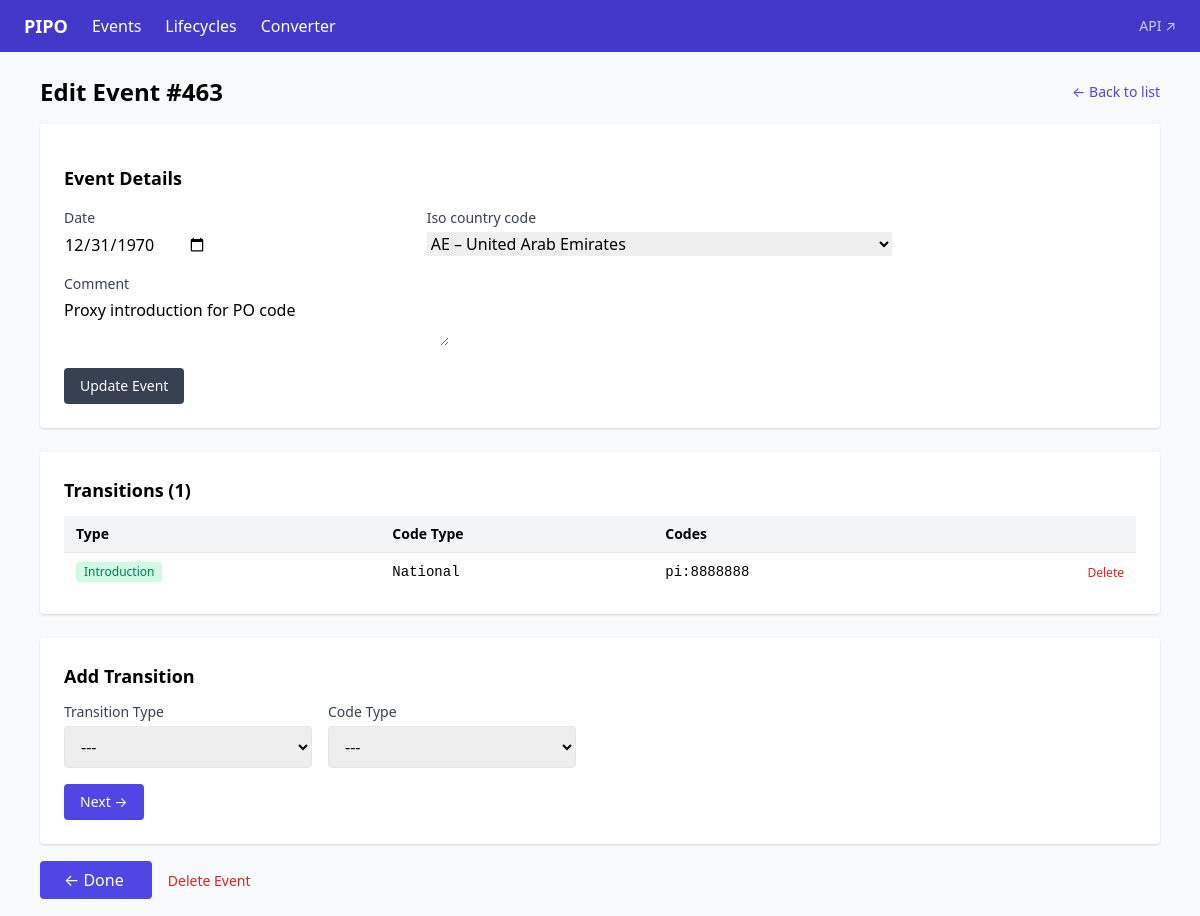
/events/463/edit/, run on the app's committed database.
### events/models.py (models this page shows, shortened)
class Event(models.Model):
    date = models.DateField()
    iso_country_code = models.ForeignKey(
        Country, on_delete=models.PROTECT, db_column="iso_country_code",
    )
    comment = models.TextField(blank=True, default="")
    created_by = models.ForeignKey(
        settings.AUTH_USER_MODEL, on_delete=models.SET_NULL, null=True, blank=True
    )
    created_at = models.DateTimeField(auto_now_add=True)
    updated_at = models.DateTimeField(auto_now=True)
    class Meta:
        ordering = ["-date", "-created_at"]
        indexes = [
            models.Index(fields=["iso_country_code"]),
            models.Index(fields=["date"]),
        ]

class CodeTransition(models.Model):
    event = models.ForeignKey(Event, on_delete=models.CASCADE, related_name="transitions")
    code_type = models.ForeignKey(CodeType, on_delete=models.PROTECT, related_name="transitions")
    type = models.CharField(max_length=7, choices=TransitionType.choices)
    class Meta:
        indexes = [
            models.Index(fields=["type"]),
        ]

class CodeType(models.Model):
    id = models.CharField(max_length=10, primary_key=True)
    type = models.CharField(max_length=50)
    def __str__(self):
        return self.type

class Introduction(models.Model):
    code_transition = models.OneToOneField(
        CodeTransition, on_delete=models.CASCADE, related_name="introduction"
    )
    pi_code = models.BigIntegerField()

### events/frontend_views.py (the view)
# urls.py: path("events/<int:pk>/edit/", event_edit_view, name="event-edit"),
def event_edit_view(request, pk):
    event = get_object_or_404(Event, pk=pk)
    transitions = event.transitions.select_related(
        "code_type", "introduction", "discontinuation", "pipo"
    ).order_by("pk")
    tform_errors = []
    if request.method == "POST":
        action = request.POST.get("action", "")
        if action == "update_event":
            form = EventForm(request.POST, instance=event)
            if form.is_valid():
                form.save()
                recompute_lifecycles(iso_country_code=event.iso_country_code)
                return redirect("event-edit", pk=event.pk)
        else:
            form = EventForm(instance=event)
        if action == "add_transition":
            tform = TransitionForm(request.POST)
            if tform.is_valid():
                try:
                    tform.save(event)
                except ValidationError as e:
                    tform_errors = e.messages
                else:
                    return redirect("event-edit", pk=event.pk)
            else:
                tform_errors = [
                    msg
                    for errors in tform.errors.values()
                    for msg in errors
                ]
                tform = TransitionForm()
        else:
            tform = TransitionForm()
    else:
        form = EventForm(instance=event)
        tform = TransitionForm()
    return render(request, "events/edit.html", {
        "event": event,
        "form": form,
        "tform": tform,
        "transitions": transitions,
        "tform_errors": tform_errors,
        "title": "Edit Event",
    })

### events/forms.py (shortened to what this page needs)
class EventForm(forms.ModelForm):
    class Meta:
        model = Event
        fields = ["date", "iso_country_code", "comment"]
        widgets = {
            "date": forms.DateInput(attrs={"type": "date"}),
            "comment": forms.Textarea(attrs={"rows": 2}),
        }

class TransitionForm(forms.Form):
    type = forms.ChoiceField(
        choices=[("" , "---")] + list(TransitionType.choices),
        widget=forms.Select(attrs={"class": "border rounded px-3 py-2 w-full"}),
    )
    code_type = forms.ModelChoiceField(
        queryset=CodeType.objects.all(),
        empty_label="---",
        widget=forms.Select(attrs={"class": "border rounded px-3 py-2 w-full"}),
    )
    pi_code = forms.IntegerField(required=False)
    po_code = forms.IntegerField(required=False)
    proxy_introduction = forms.BooleanField(required=False, initial=False)
    proxy_po = forms.BooleanField(required=False, initial=False)
    discontinue_po = forms.BooleanField(required=False, initial=True)

### events/models.py (called while the page is built)
    def __str__(self):
        return f"{self.code} – {self.name}"

### events/templates/events/edit.html (shortened to what this page needs)
{% extends "base.html" %}
{% block content %}
<div class="flex justify-between items-center mb-4">
    <h1 class="text-2xl font-bold">Edit Event #{{ event.pk }}</h1>
    <a href="{% url 'event-list' %}" class="text-indigo-600 hover:underline text-sm">&larr; Back to list</a>
</div>
<form method="post" class="bg-white shadow rounded p-6 space-y-4 mb-6">
    <h2 class="text-lg font-semibold">Event Details</h2>
    <div class="grid grid-cols-3 gap-4">
        {% for field in form %}
        <div{% if field.name == "comment" %} class="col-span-3"{% endif %}>
            <label class="block text-sm font-medium text-gray-700 mb-1">{{ field.label }}</label>
            {{ field }}
        </div>
        {% endfor %}
    </div>
    <button type="submit" class="bg-gray-700 text-white px-4 py-2 rounded hover:bg-gray-800 text-sm">
        Update Event
    </button>
</form>
<div class="bg-white shadow rounded p-6 mb-6">
    <h2 class="text-lg font-semibold mb-3">Transitions ({{ transitions|length }})</h2>
    {% if transitions %}
    <table class="w-full text-sm">
        <thead class="bg-gray-100">
            <tr>
                <th class="px-3 py-2 text-left">Type</th>
                <th class="px-3 py-2 text-left">Code Type</th>
                <th class="px-3 py-2 text-left">Codes</th>
                <th class="px-3 py-2"></th>
            </tr>
        </thead>
        <tbody>
            {% for ct in transitions %}
            <tr class="border-t">
                <td class="px-3 py-2">
                    <span class="inline-block px-2 py-0.5 text-xs font-medium rounded
                        {% if ct.type == 'PIPO' %}bg-purple-100 text-purple-700
                        {% elif ct.type == 'INTRO' %}bg-green-100 text-green-700
                        {% else %}bg-red-100 text-red-700{% endif %}">
                        {{ ct.get_type_display }}
                    </span>
                </td>
                <td class="px-3 py-2 font-mono">{{ ct.code_type }}</td>
                <td class="px-3 py-2 font-mono">
                    {% if ct.type == 'INTRO' %}
                        pi:{{ ct.introduction.pi_code }}
                    {% elif ct.type == 'DISCONT' %}
                        po:{{ ct.discontinuation.po_code }}
                    {% elif ct.type == 'PIPO' %}
                        pi:{{ ct.pipo.pi_code }} &rarr; po:{{ ct.pipo.po_code }}
                    {% endif %}
                </td>
                <td class="px-3 py-2 text-right">
                    <form method="post" action="{% url 'transition-delete' ct.pk %}"
                          class="inline" onsubmit="return confirm('Delete this transition?')">
                        <button type="submit" class="text-red-600 hover:underline text-xs">Delete</button>
                    </form>
                </td>
            </tr>
            {% endfor %}
        </tbody>
    </table>
    {% else %}
    <p class="text-gray-400 text-sm">No transitions yet. Add one below.</p>
    {% endif %}
</div>
<div class="bg-white shadow rounded p-6">
    <h2 class="text-lg font-semibold mb-3">Add Transition</h2>
    <form method="post" id="transition-form">
        <div id="step-1">
            <div class="grid grid-cols-2 gap-4 max-w-lg">
                <div>
                    <label class="block text-sm font-medium text-gray-700 mb-1">Transition Type</label>
                    {{ tform.type }}
                </div>
                <div>
                    <label class="block text-sm font-medium text-gray-700 mb-1">Code Type</label>
                    {{ tform.code_type }}
                </div>
            </div>
            <button type="button" id="confirm-type-btn"
                    class="mt-4 bg-indigo-600 text-white px-4 py-2 rounded hover:bg-indigo-700 text-sm">
                Next &rarr;
            </button>
        </div>
    </form>
</div>
<div class="mt-6">
    <a href="{% url 'event-list' %}" class="bg-indigo-600 text-white px-6 py-2 rounded hover:bg-indigo-700">
        &larr; Done
    </a>
    <a href="{% url 'event-delete' event.pk %}" class="text-red-600 hover:underline ml-4 text-sm">
        Delete Event
    </a>
</div>
{% endblock %}

### data on the page
Event: pk "463", form "12/31/1970" "AE – United Arab Emirates" "Proxy introduction for PO code"
CodeTransition: type "Introduction", code_type "National", introduction.pi_code "8888888"

### other printed values
{{ field.label }} "Date" "Iso country code" "Comment"
{{ transitions|length }} "1"
